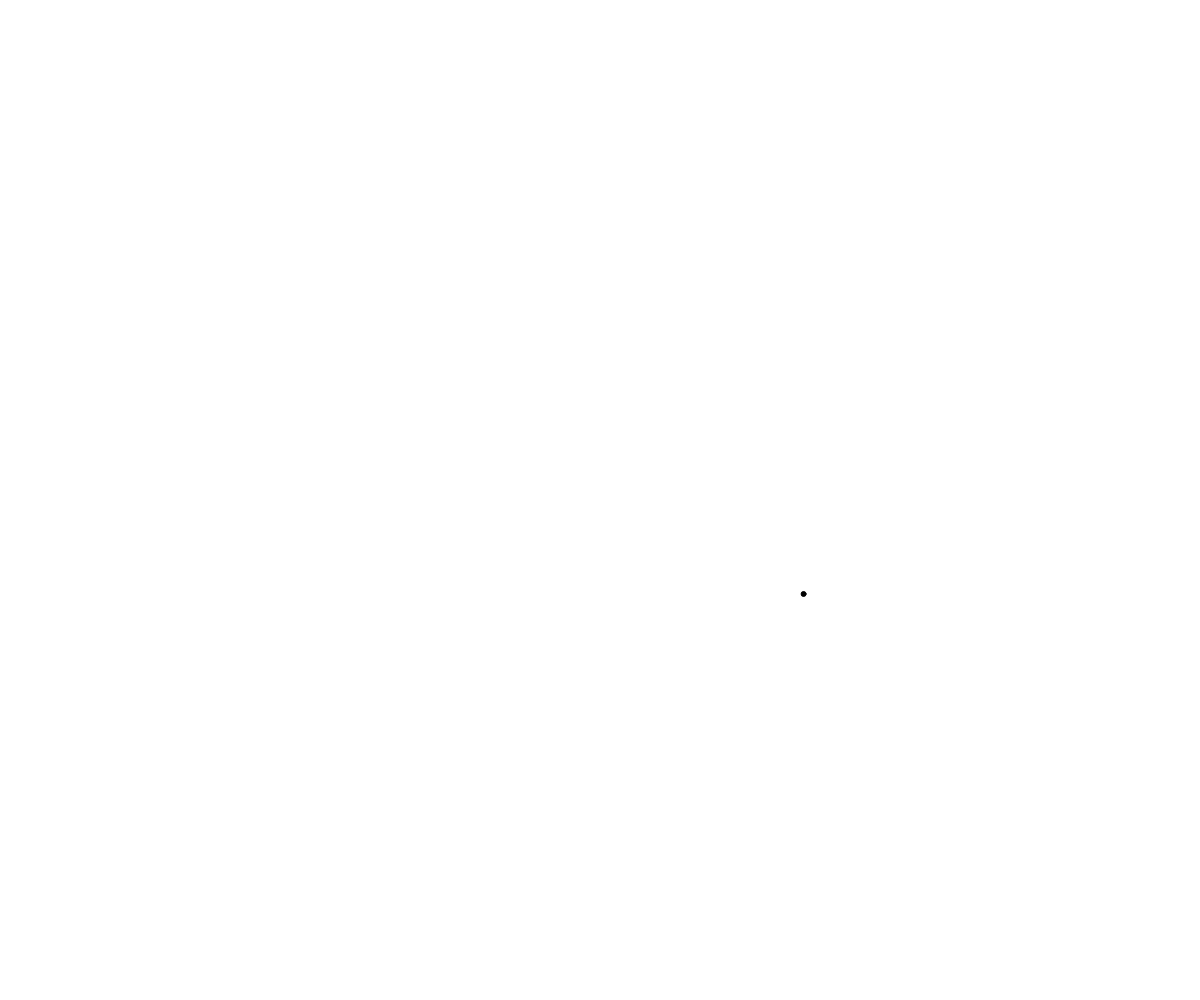
Frame 1 (no input)
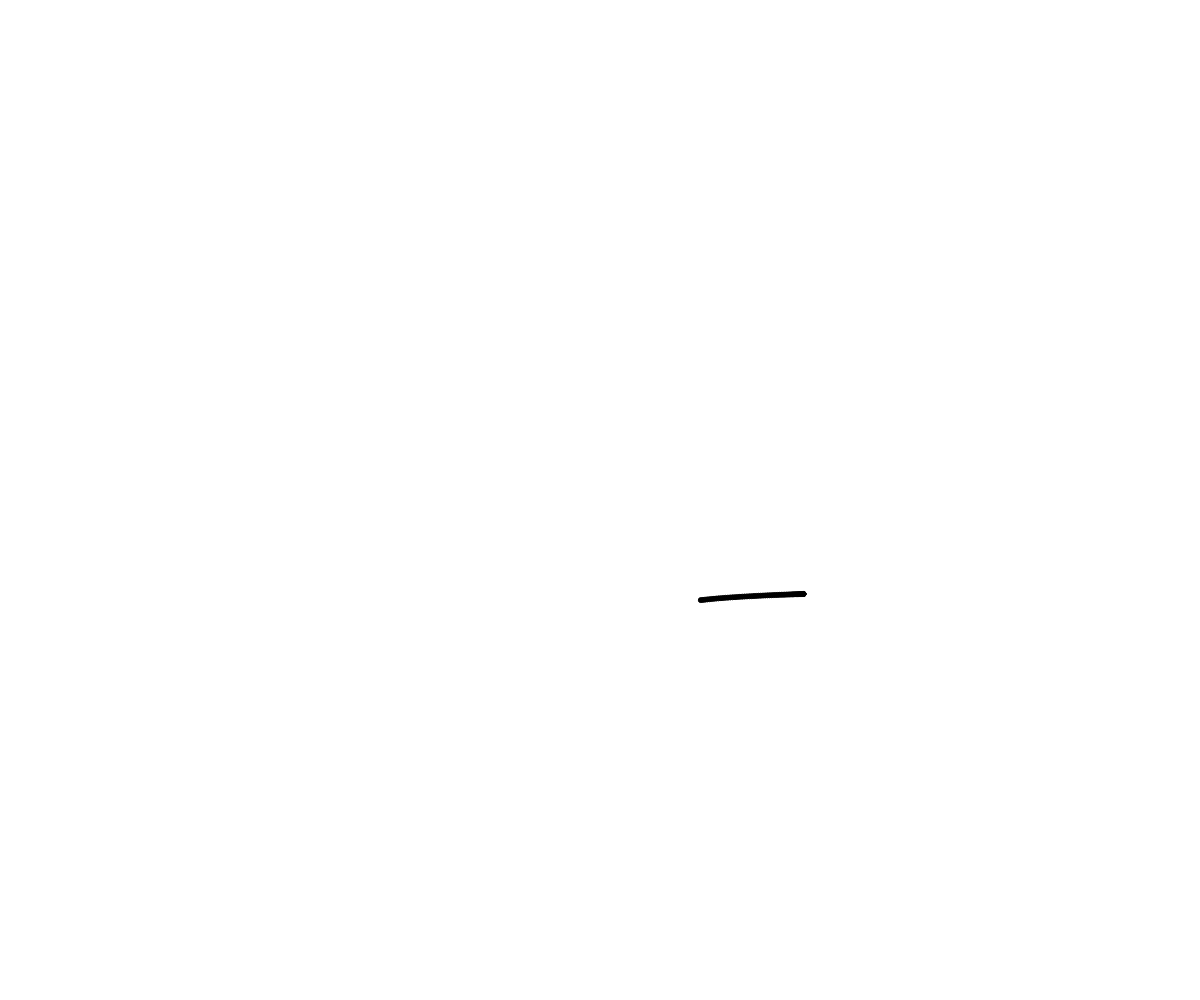
Frame 60 (no input)
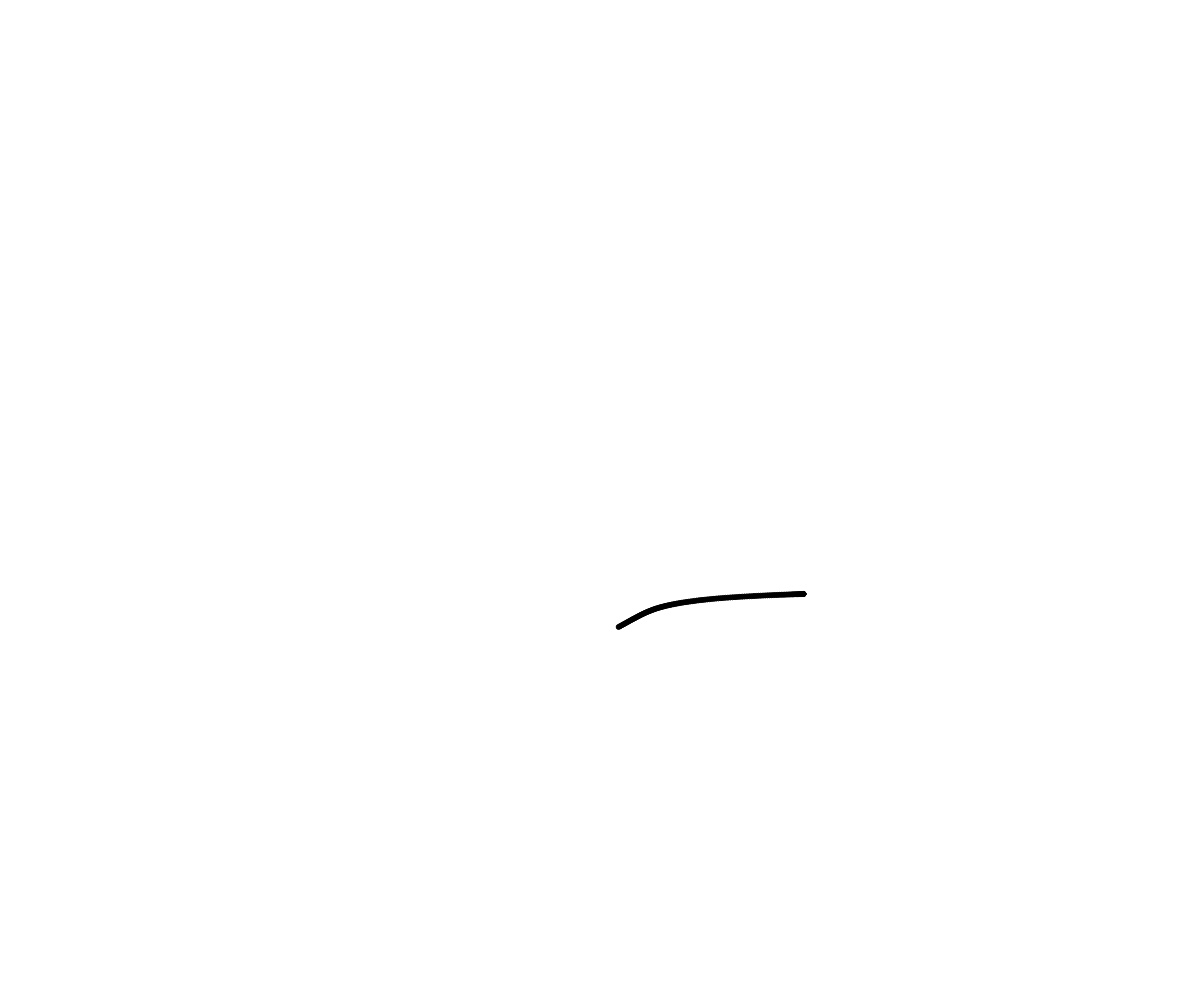
Frame 120 (the mouse pressed at the canvas centre since frame 60)

The p5.js sketch that drew these frames (run headless with seeded random() and noise() and a simulated clock; from frame 60 on, the mouse is pressed at the canvas centre):

// p5.js sketch
// ── sketch.js
// Perlin Demo
// Your Name
// Date
//
// Extra for Experts:
// - describe what you did to take this project "above and beyond"


let time = 0;


function setup() {
  createCanvas(windowWidth, windowHeight);
}

function draw() {
  //background(220);

  fill("black");

  let x = noise(time)*width;
  let y = noise(time + 1000)*height;
  circle(x, y , 5);

  time += 0.002;
}
